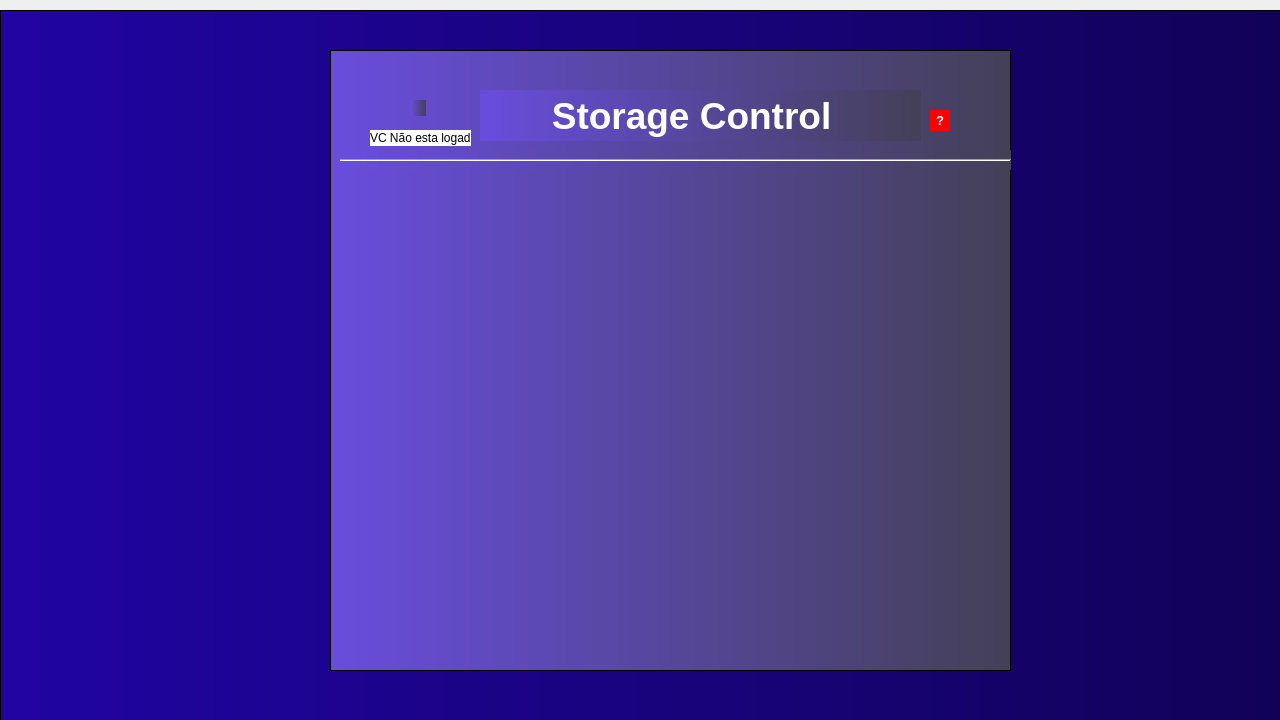
<?xml version="1.0" encoding="UTF-8"?>
<ui version="4.0">
 <class>MainWindow</class>
 <widget class="QMainWindow" name="MainWindow">
  <property name="geometry">
   <rect>
    <x>0</x>
    <y>0</y>
    <width>1280</width>
    <height>720</height>
   </rect>
  </property>
  <property name="windowTitle">
   <string>MainWindow</string>
  </property>
  <widget class="QWidget" name="centralwidget">
   <property name="minimumSize">
    <size>
     <width>1280</width>
     <height>720</height>
    </size>
   </property>
   <property name="maximumSize">
    <size>
     <width>1980</width>
     <height>1080</height>
    </size>
   </property>
   <widget class="QFrame" name="frame">
    <property name="geometry">
     <rect>
      <x>0</x>
      <y>10</y>
      <width>1291</width>
      <height>720</height>
     </rect>
    </property>
    <property name="minimumSize">
     <size>
      <width>1280</width>
      <height>720</height>
     </size>
    </property>
    <property name="maximumSize">
     <size>
      <width>1920</width>
      <height>1080</height>
     </size>
    </property>
    <property name="layoutDirection">
     <enum>Qt::LeftToRight</enum>
    </property>
    <property name="autoFillBackground">
     <bool>false</bool>
    </property>
    <property name="styleSheet">
     <string notr="true">background-color: qlineargradient(spread:pad, x1:0, y1:0, x2:1, y2:0, stop:0 rgb(33, 4, 163), stop:1 rgb(17, 2, 87));

</string>
    </property>
    <property name="frameShape">
     <enum>QFrame::StyledPanel</enum>
    </property>
    <property name="frameShadow">
     <enum>QFrame::Raised</enum>
    </property>
    <widget class="QFrame" name="frame_2">
     <property name="geometry">
      <rect>
       <x>330</x>
       <y>40</y>
       <width>681</width>
       <height>621</height>
      </rect>
     </property>
     <property name="styleSheet">
      <string notr="true">background-color: qlineargradient(spread:pad, x1:0, y1:0, x2:1, y2:0, stop:1 rgb(68, 64, 87), stop: 0  rgb(104, 77, 221));





</string>
     </property>
     <property name="frameShape">
      <enum>QFrame::StyledPanel</enum>
     </property>
     <property name="frameShadow">
      <enum>QFrame::Raised</enum>
     </property>
     <widget class="QPushButton" name="pushButton">
      <property name="geometry">
       <rect>
        <x>600</x>
        <y>60</y>
        <width>20</width>
        <height>21</height>
       </rect>
      </property>
      <property name="font">
       <font>
        <pointsize>10</pointsize>
        <weight>75</weight>
        <bold>true</bold>
       </font>
      </property>
      <property name="styleSheet">
       <string notr="true">QPushButton{
	background-color: rgb(255, 0, 0);
	background-position:center;
	color:rgb(255, 255, 255);
border-radius:50%;
}</string>
      </property>
      <property name="text">
       <string>?</string>
      </property>
      <property name="iconSize">
       <size>
        <width>5</width>
        <height>5</height>
       </size>
      </property>
     </widget>
     <widget class="QPushButton" name="pushButton_2">
      <property name="geometry">
       <rect>
        <x>80</x>
        <y>50</y>
        <width>16</width>
        <height>16</height>
       </rect>
      </property>
      <property name="focusPolicy">
       <enum>Qt::WheelFocus</enum>
      </property>
      <property name="styleSheet">
       <string notr="true">border: solid, 2px, rgb(255, 255, 255);
background-image: url(:/Icons/imagens/profile-user.png);
border-radius:50%;</string>
      </property>
      <property name="text">
       <string/>
      </property>
     </widget>
     <widget class="Line" name="line">
      <property name="geometry">
       <rect>
        <x>10</x>
        <y>100</y>
        <width>671</width>
        <height>20</height>
       </rect>
      </property>
      <property name="orientation">
       <enum>Qt::Horizontal</enum>
      </property>
     </widget>
     <widget class="QLabel" name="label">
      <property name="geometry">
       <rect>
        <x>150</x>
        <y>40</y>
        <width>441</width>
        <height>51</height>
       </rect>
      </property>
      <property name="font">
       <font>
        <family>Segoe UI</family>
        <pointsize>28</pointsize>
        <weight>75</weight>
        <bold>true</bold>
       </font>
      </property>
      <property name="styleSheet">
       <string notr="true">color:rgb(255, 255, 255);
</string>
      </property>
      <property name="text">
       <string>       Storage Control </string>
      </property>
     </widget>
     <widget class="QLabel" name="label_2">
      <property name="geometry">
       <rect>
        <x>40</x>
        <y>80</y>
        <width>101</width>
        <height>16</height>
       </rect>
      </property>
      <property name="styleSheet">
       <string notr="true">background-color: rgb(255, 255, 255);</string>
      </property>
      <property name="text">
       <string>VC Não esta logado</string>
      </property>
     </widget>
    </widget>
   </widget>
  </widget>
 </widget>
 <resources>
  <include location="file_rc.qrc"/>
 </resources>
 <connections/>
</ui>
